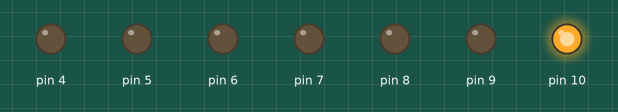
This sketch was run on a simulated Arduino Uno, built with avr-gcc and run on an emulated ATmega328P. Parts: output pins drawn as LEDs (lit = HIGH).

Above: at 0.2 s.
At 0.7 s:
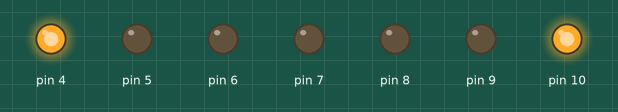
At 1.2 s:
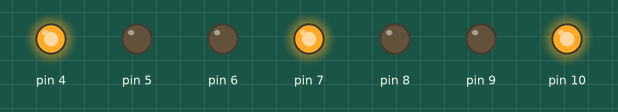
At 1.7 s:
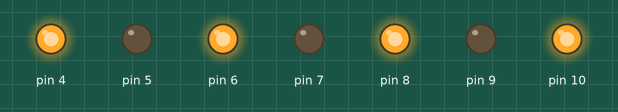
At 2.2 s:
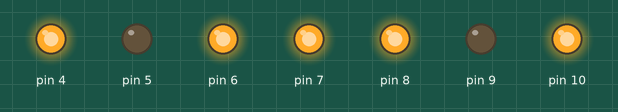
At 2.7 s:
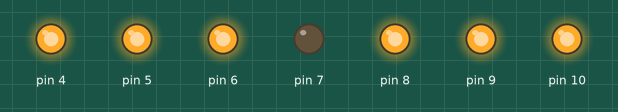
Timing chart, 0 to 3.5 s (numbered marks = the images above):
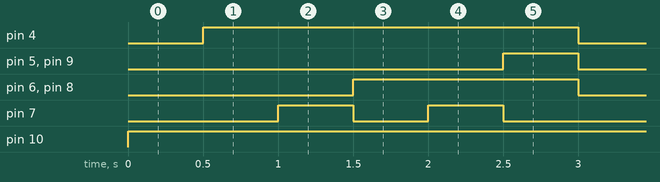

Measured:
- by itself, pin 4: alternates HIGH for 2.5 s and LOW for 0.50 s
- by itself, pin 5, pin 9: alternates HIGH for 0.50 s and LOW for 2.5 s
- by itself, pin 6, pin 8: alternates HIGH for 1.5 s and LOW for 1.5 s
- by itself, pin 7: repeats every 3.0 s: LOW 0.50 s, HIGH 0.50 s, LOW 1.5 s, HIGH 0.50 s
- by itself, pin 10: LOW → HIGH at 0.00 s

The sketch:

DAU_DE_LEDS.ino
```cpp
/**********************************************************************************
**                                                                               **
**                             DAU DE LEDS                                       **
**                                                                               **
**   albert segui                                27/03/17                        **
**********************************************************************************/

//********** Includes *************************************************************


//********** Variables ************************************************************

//********** Setup ****************************************************************


void setup() {

   //ASIGNO LES SORTIDES
pinMode(4, OUTPUT);
pinMode(5, OUTPUT);
pinMode(6, OUTPUT);
pinMode(7, OUTPUT);
pinMode(8, OUTPUT);
pinMode(9, OUTPUT);
pinMode(10,OUTPUT);

}

void loop() {
  // S'ENCEN EL NUMERO 1
   digitalWrite(4,LOW);
  digitalWrite(5, LOW);
  digitalWrite(6, LOW);
  digitalWrite(7, LOW);
  digitalWrite(8, LOW);
  digitalWrite(9,LOW);
  digitalWrite(10,HIGH);
   delay(500);

    // S'ENCEN EL NUMERO 2
   digitalWrite(4,HIGH);
  digitalWrite(5, LOW);
  digitalWrite(6, LOW);
  digitalWrite(7, LOW);
  digitalWrite(8, LOW);
  digitalWrite(9,LOW);
  digitalWrite(10,HIGH);
   delay(500);

 // S'ENCEN EL NUMERO 3
   digitalWrite(4,HIGH);
  digitalWrite(5, LOW);
  digitalWrite(6, LOW);
  digitalWrite(7, HIGH);
  digitalWrite(8, LOW);
  digitalWrite(9,LOW);
  digitalWrite(10,HIGH);
   delay(500);

   // S'ENCEN EL NUMERO 4
   digitalWrite(4,HIGH);
  digitalWrite(5, LOW);
  digitalWrite(6, HIGH);
  digitalWrite(7, LOW);
  digitalWrite(8, HIGH);
  digitalWrite(9,LOW);
  digitalWrite(10,HIGH);
   delay(500);

    // S'ENCEN EL NUMERO 5
   digitalWrite(4,HIGH);
  digitalWrite(5, LOW);
  digitalWrite(6, HIGH);
  digitalWrite(7, HIGH);
  digitalWrite(8, HIGH);
  digitalWrite(9,LOW);
  digitalWrite(10,HIGH);
   delay(500);

    // S'ENCEN EL NUMERO 6
   digitalWrite(4,HIGH);
  digitalWrite(5, HIGH);
  digitalWrite(6, HIGH);
  digitalWrite(7, LOW);
  digitalWrite(8, HIGH);
  digitalWrite(9, HIGH);
  digitalWrite(10, HIGH);
   delay(500);


}
```
